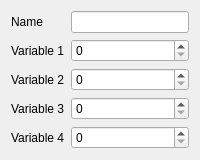
            <widget class="QWidget" name="stackMeasurementOptions">
             <layout class="QVBoxLayout" name="verticalLayout_10">
              <item>
               <layout class="QFormLayout" name="formLayoutMeasurementOptions">
                <item row="0" column="0">
                 <widget class="QLabel" name="labelMeasurementOptionsName">
                  <property name="text">
                   <string>Name</string>
                  </property>
                 </widget>
                </item>
                <item row="0" column="1">
                 <widget class="QLineEdit" name="lineEditMeasurementOptionsName"/>
                </item>
                <item row="1" column="0">
                 <widget class="QLabel" name="labelMeasurementOptionsVariable1">
                  <property name="text">
                   <string>Variable 1</string>
                  </property>
                 </widget>
                </item>
                <item row="1" column="1">
                 <widget class="QSpinBox" name="spinBoxMeasurementOptionsVariable1">
                  <property name="maximum">
                   <number>100000</number>
                  </property>
                 </widget>
                </item>
                <item row="2" column="0">
                 <widget class="QLabel" name="labelMeasurementOptionsVariable2">
                  <property name="text">
                   <string>Variable 2</string>
                  </property>
                 </widget>
                </item>
                <item row="2" column="1">
                 <widget class="QSpinBox" name="spinBoxMeasurementOptionsVariable2">
                  <property name="maximum">
                   <number>100000</number>
                  </property>
                 </widget>
                </item>
                <item row="3" column="0">
                 <widget class="QLabel" name="labelMeasurementOptionsVariable3">
                  <property name="text">
                   <string>Variable 3</string>
                  </property>
                 </widget>
                </item>
                <item row="3" column="1">
                 <widget class="QSpinBox" name="spinBoxMeasurementOptionsVariable3">
                  <property name="maximum">
                   <number>100000</number>
                  </property>
                 </widget>
                </item>
                <item row="4" column="0">
                 <widget class="QLabel" name="labelMeasurementOptionsVariable4">
                  <property name="text">
                   <string>Variable 4</string>
                  </property>
                 </widget>
                </item>
                <item row="4" column="1">
                 <widget class="QSpinBox" name="spinBoxMeasurementOptionsVariable4">
                  <property name="maximum">
                   <number>100000</number>
                  </property>
                 </widget>
                </item>
               </layout>
              </item>
             </layout>
            </widget>
